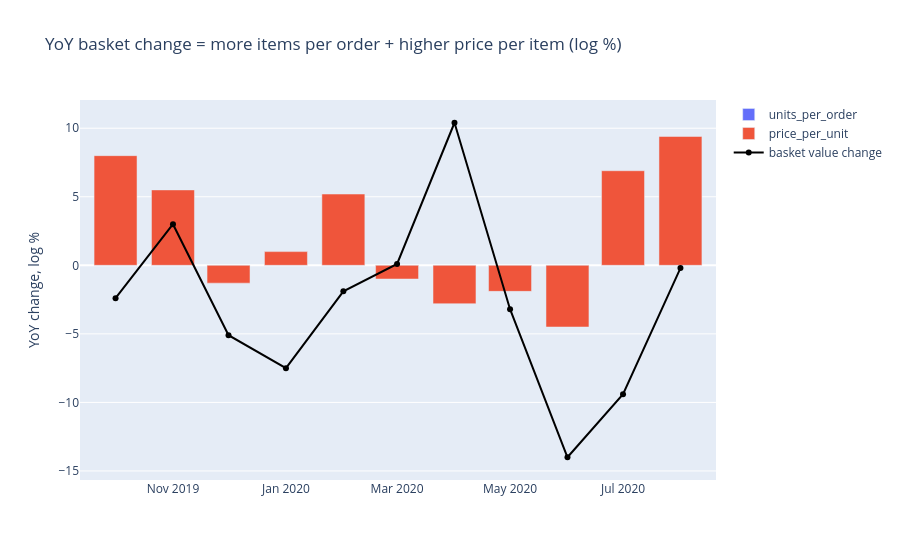

The code cell stored with this chart in its notebook:
### Code cell
pl.Config.set_tbl_rows(30)

basket = (
    kpi.with_columns(
        (pl.col("units") / pl.col("orders")).alias("units_per_order"),
        (pl.col("revenue") / pl.col("units")).alias("price_per_unit"),
    )
)
b_yoy = (
    basket.with_columns(pl.col("month").dt.offset_by("-1y").alias("month_ly"))
    .join(basket, left_on="month_ly", right_on="month", suffix="_ly")
    .select(
        "month",
        ((pl.col("basket_value") / pl.col("basket_value_ly")).log() * 100).round(1).alias("basket_value"),
        ((pl.col("units_per_order") / pl.col("units_per_order_ly")).log() * 100).round(1).alias("units_per_order"),
        ((pl.col("price_per_unit") / pl.col("price_per_unit_ly")).log() * 100).round(1).alias("price_per_unit"),
    )
)
fig = go.Figure()
for c in ["units_per_order", "price_per_unit"]:
    fig.add_bar(x=b_yoy["month"], y=b_yoy[c], name=c)
fig.add_scatter(x=b_yoy["month"], y=b_yoy["basket_value"], name="basket value change",
                mode="lines+markers", line=dict(color="black"))
fig.update_layout(barmode="relative", title="YoY basket change = more items per order + higher price per item (log %)",
                  yaxis_title="YoY change, log %")
fig.show()
print(b_yoy)

### Figure 1 — Plotly figure (JSON) as saved in the notebook; plotly's stock layout.template omitted (floating-point values rounded to 4 significant figures)
{"data": [{"name": "units_per_order", "type": "bar", "x": ["2019-10-01", "2019-11-01", "2019-12-01", "2020-01-01", "2020-02-01", "2020-03-01", "2020-04-01", "2020-05-01", "2020-06-01", "2020-07-01", "2020-08-01"], "y": [0.0, 0.0, 0.0, 0.0, 0.0, 0.0, 0.0, 0.0, 0.0, 0.0, 0.0]}, {"name": "price_per_unit", "type": "bar", "x": ["2019-10-01", "2019-11-01", "2019-12-01", "2020-01-01", "2020-02-01", "2020-03-01", "2020-04-01", "2020-05-01", "2020-06-01", "2020-07-01", "2020-08-01"], "y": [8.0, 5.5, -1.3, 1.0, 5.2, -1.0, -2.8, -1.9, -4.5, 6.9, 9.4]}, {"line": {"color": "black"}, "mode": "lines+markers", "name": "basket value change", "type": "scatter", "x": ["2019-10-01", "2019-11-01", "2019-12-01", "2020-01-01", "2020-02-01", "2020-03-01", "2020-04-01", "2020-05-01", "2020-06-01", "2020-07-01", "2020-08-01"], "y": [-2.4, 3.0, -5.1, -7.5, -1.9, 0.1, 10.4, -3.2, -14.0, -9.4, -0.2]}], "layout": {"barmode": "relative", "title": {"text": "YoY basket change = more items per order + higher price per item (log %)"}, "yaxis": {"title": {"text": "YoY change, log %"}}}}
